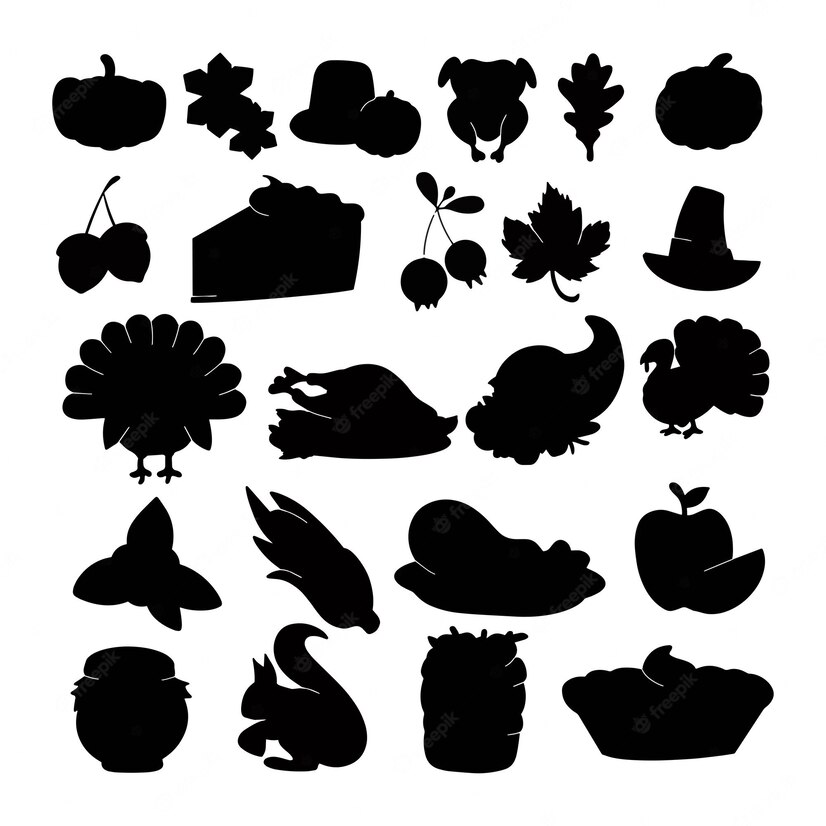
#> input picture images/bw-objects.jpg, 826 x 826 px, found by its file name
$ python 02.hit-miss.py
#> lines starting #> are read from the running program, lines starting #| are printed output that depends on the picture
import cv2
import numpy as np
import matplotlib.pyplot as plt

img = cv2.imread("images/bw-objects.jpg", cv2.IMREAD_GRAYSCALE)
#> img: shape (826, 826); min 0, max 255, mean 169.1
kernel = np.array(([1, 1, 1], [1, 1, 1], [-1, -1, -1]), dtype="int")


result = cv2.morphologyEx(img, cv2.MORPH_HITMISS, kernel)
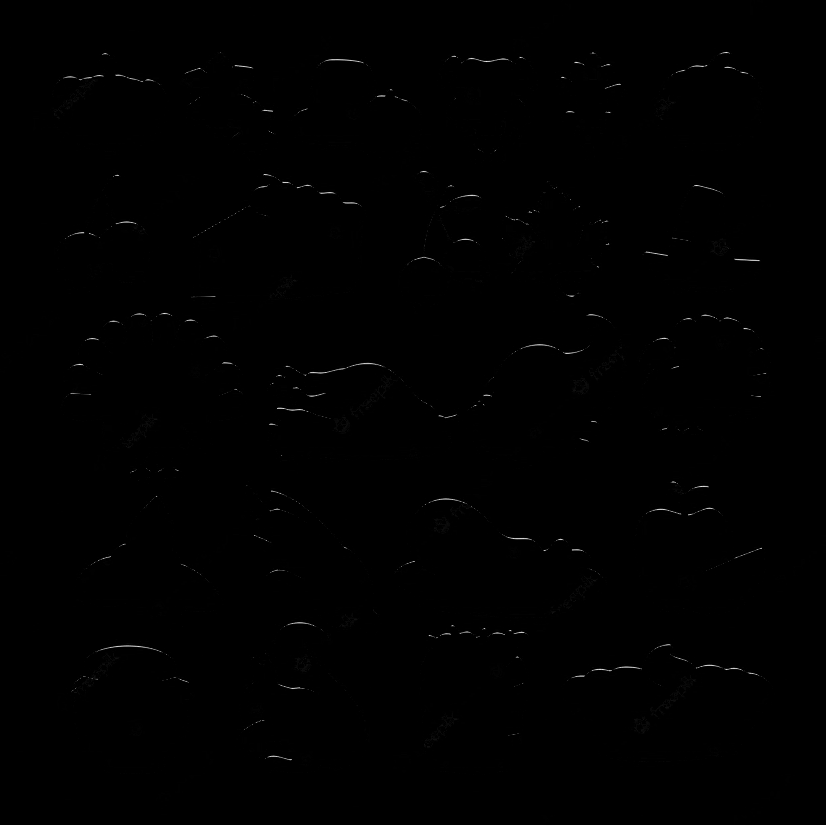
#> result: shape (826, 826); min 0, max 255, mean 0.8

fig, axs = plt.subplots(ncols=2)
ax = axs.ravel()
ax[0].imshow(img, cmap="gray")
ax[0].axis("off")
ax[0].set_title("Original")
ax[1].imshow(result, cmap="gray")
ax[1].axis("off")
ax[1].set_title("Result")
plt.show()
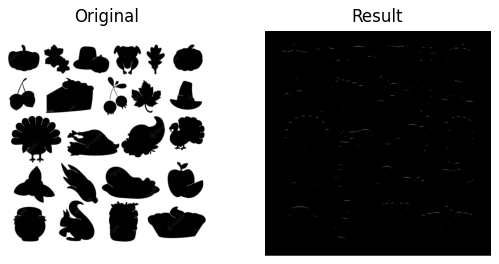
#> figure drawn by matplotlib, 2 panels
